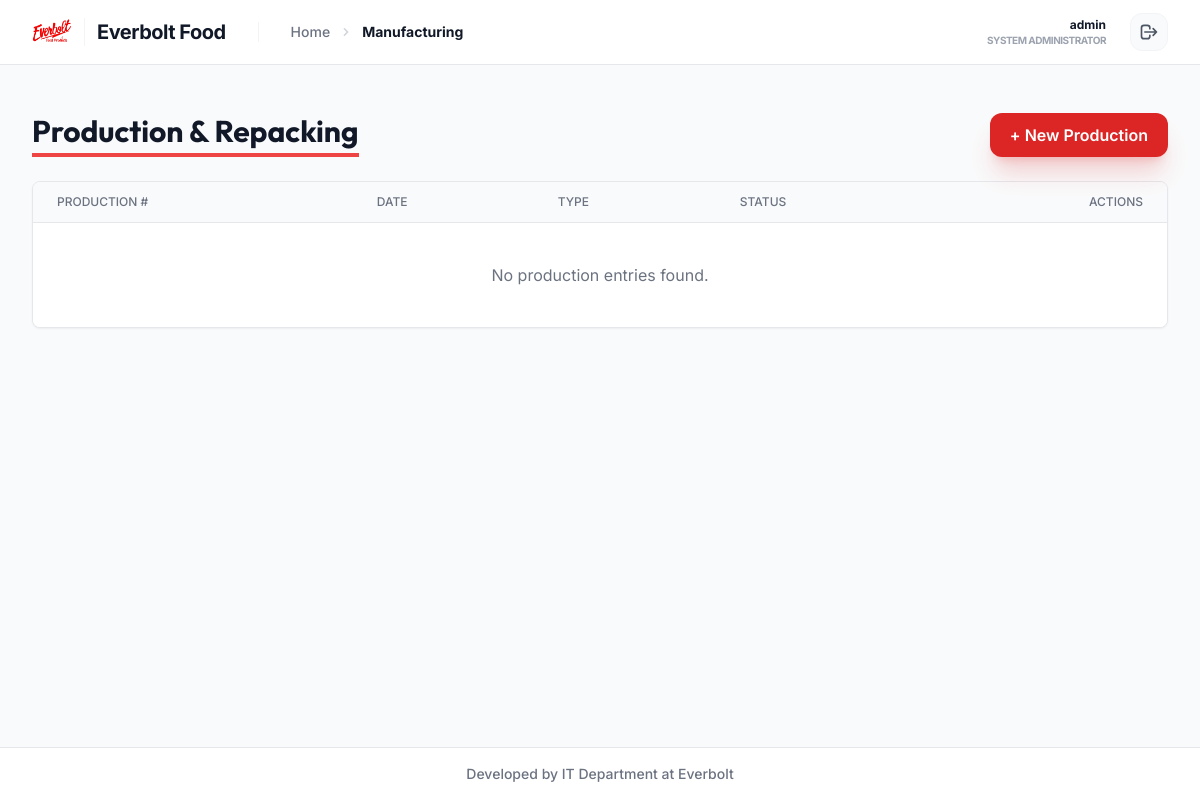
The page /manufacturing/production/ (signed in) on the database as committed earlier.
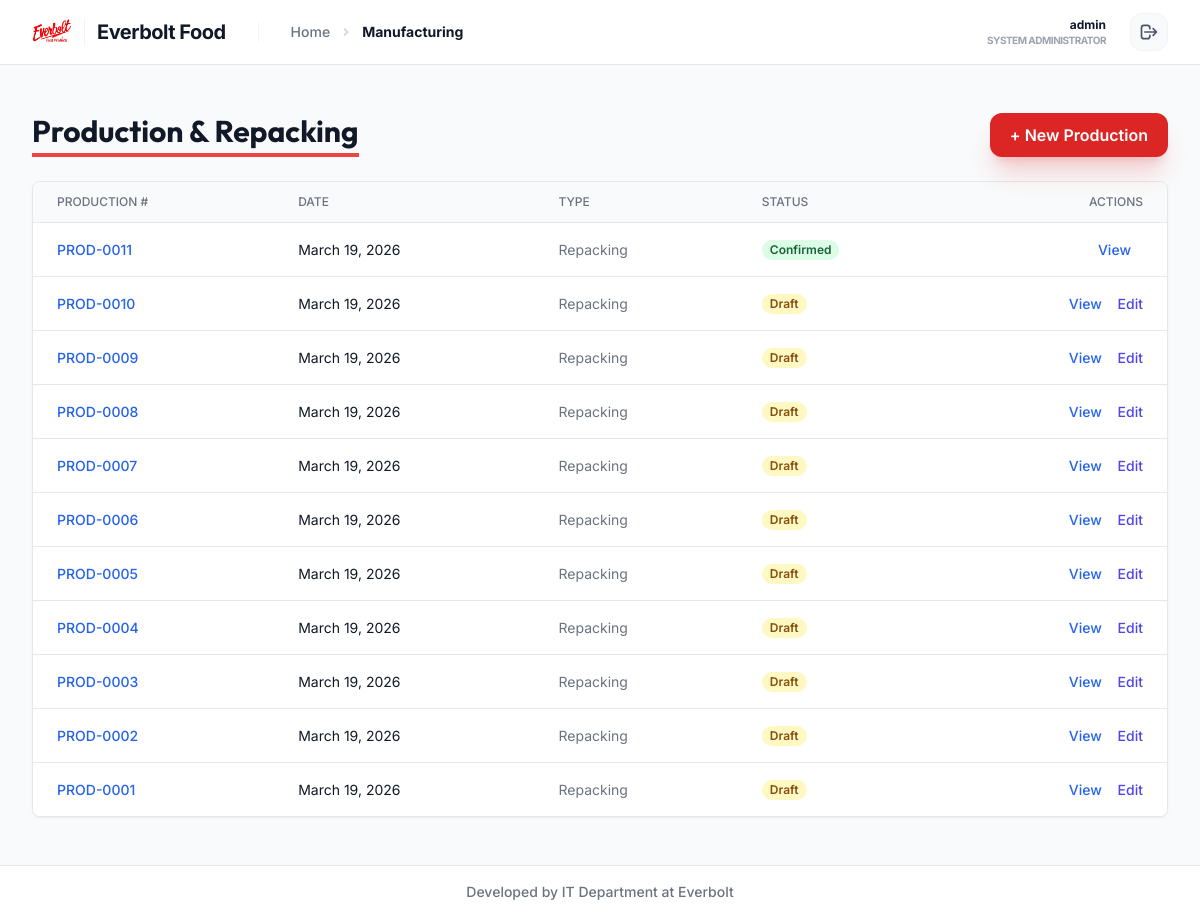
The same page on the database as committed later.
### manufacturing/models.py (models this page shows, shortened)
class Production(models.Model):
    class ConversionTypes(models.TextChoices):
        MANUFACTURING = 'MANUFACTURING', 'Manufacturing'
        REPACKING = 'REPACKING', 'Repacking'
        BLENDING = 'BLENDING', 'Blending'
    class StatusChoices(models.TextChoices):
        DRAFT = 'DRAFT', 'Draft'
        CONFIRMED = 'CONFIRMED', 'Confirmed'
        CANCELLED = 'CANCELLED', 'Cancelled'
    production_number = models.CharField(max_length=50, unique=True, blank=True)
    date = models.DateField()
    conversion_type = models.CharField(max_length=20, choices=ConversionTypes.choices, default=ConversionTypes.MANUFACTURING)
    status = models.CharField(max_length=20, choices=StatusChoices.choices, default=StatusChoices.DRAFT)
    notes = models.TextField(blank=True, null=True)
    created_by = models.ForeignKey(settings.AUTH_USER_MODEL, on_delete=models.SET_NULL, null=True)
    created_at = models.DateTimeField(auto_now_add=True)
    updated_at = models.DateTimeField(auto_now=True)

### manufacturing/views.py (the view)
# urls.py: path('production/', views.ProductionListView.as_view(), name='production_list'),
class ProductionListView(LoginRequiredMixin, ListView):
    model = Production
    template_name = 'manufacturing/production_list.html'
    context_object_name = 'productions'
    ordering = ['-id']

### manufacturing/templates/manufacturing/production_list.html
{% extends 'layouts/base.html' %}
{% block breadcrumbs %}
    <li class="flex items-center space-x-2">
        <svg class="w-4 h-4 text-gray-300" fill="currentColor" viewBox="0 0 20 20">
            <path d="M7.293 14.707a1 1 0 010-1.414L10.586 10 7.293 6.707a1 1 0 011.414-1.414l4 4a1 1 0 010 1.414l-4 4a1 1 0 01-1.414 0z" />
        </svg>
        <span class="text-gray-900 font-bold">Manufacturing</span>
    </li>
{% endblock %}
{% block content %}
<div class="px-4 py-6 sm:px-0">
    <div class="flex justify-between items-center mb-6">
        <h1 class="text-3xl font-bold text-gray-900 border-b-4 border-red-500 inline-block pb-1">Production & Repacking</h1>
        <a href="{% url 'production_create' %}" class="btn-premium btn-primary shadow-xl shadow-red-600/20">
            + New Production
        </a>
    </div>
    <div class="bg-white shadow-sm rounded-lg border border-gray-200 overflow-hidden">
        <table class="min-w-full divide-y divide-gray-200">
            <thead class="bg-gray-50">
                <tr>
                    <th class="px-6 py-3 text-left text-xs font-medium text-gray-500 uppercase">Production #</th>
                    <th class="px-6 py-3 text-left text-xs font-medium text-gray-500 uppercase">Date</th>
                    <th class="px-6 py-3 text-left text-xs font-medium text-gray-500 uppercase">Type</th>
                    <th class="px-6 py-3 text-left text-xs font-medium text-gray-500 uppercase">Status</th>
                    <th class="px-6 py-3 text-right text-xs font-medium text-gray-500 uppercase">Actions</th>
                </tr>
            </thead>
            <tbody class="bg-white divide-y divide-gray-200">
                {% for prod in productions %}
                <tr class="hover:bg-gray-50">
                    <td class="px-6 py-4 whitespace-nowrap text-sm font-medium text-blue-600">
                        <a href="{% url 'production_detail' prod.pk %}">{{ prod.production_number }}</a>
                    </td>
                    <td class="px-6 py-4 text-sm text-gray-900">{{ prod.date }}</td>
                    <td class="px-6 py-4 text-sm text-gray-500">{{ prod.get_conversion_type_display }}</td>
                    <td class="px-6 py-4 whitespace-nowrap text-sm">
                        {% if prod.status == 'CONFIRMED' %}
                            <span class="px-2 inline-flex text-xs leading-5 font-semibold rounded-full bg-green-100 text-green-800">Confirmed</span>
                        {% elif prod.status == 'CANCELLED' %}
                            <span class="px-2 inline-flex text-xs leading-5 font-semibold rounded-full bg-red-100 text-red-800">Cancelled</span>
                        {% else %}
                            <span class="px-2 inline-flex text-xs leading-5 font-semibold rounded-full bg-yellow-100 text-yellow-800">Draft</span>
                        {% endif %}
                    </td>
                    <td class="px-6 py-4 whitespace-nowrap text-right text-sm font-medium">
                        <a href="{% url 'production_detail' prod.pk %}" class="text-blue-600 hover:text-blue-900 mr-3">View</a>
                        {% if prod.status == 'DRAFT' %}
                            <a href="{% url 'production_edit' prod.pk %}" class="text-indigo-600 hover:text-indigo-900">Edit</a>
                        {% endif %}
                    </td>
                </tr>
                {% empty %}
                <tr><td colspan="5" class="px-6 py-10 text-center text-gray-500">No production entries found.</td></tr>
                {% endfor %}
            </tbody>
        </table>
    </div>
</div>
{% endblock %}

Rows that differ between the two databases and show on the page:
added Production: production_number "PROD-0011", date "March 19, 2026", conversion_type "Repacking", status "Confirmed"
added Production: production_number "PROD-0010", date "March 19, 2026", conversion_type "Repacking", status "Draft"
added Production: production_number "PROD-0009", date "March 19, 2026", conversion_type "Repacking", status "Draft"
added Production: production_number "PROD-0008", date "March 19, 2026", conversion_type "Repacking", status "Draft"
added Production: production_number "PROD-0007", date "March 19, 2026", conversion_type "Repacking", status "Draft"
added Production: production_number "PROD-0006", date "March 19, 2026", conversion_type "Repacking", status "Draft"
added Production: production_number "PROD-0005", date "March 19, 2026", conversion_type "Repacking", status "Draft"
added Production: production_number "PROD-0004", date "March 19, 2026", conversion_type "Repacking", status "Draft"
added Production: production_number "PROD-0003", date "March 19, 2026", conversion_type "Repacking", status "Draft"
added Production: production_number "PROD-0002", date "March 19, 2026", conversion_type "Repacking", status "Draft"
added Production: production_number "PROD-0001", date "March 19, 2026", conversion_type "Repacking", status "Draft"
Other text that changed with them:
text no longer shown: "No production entries found."
